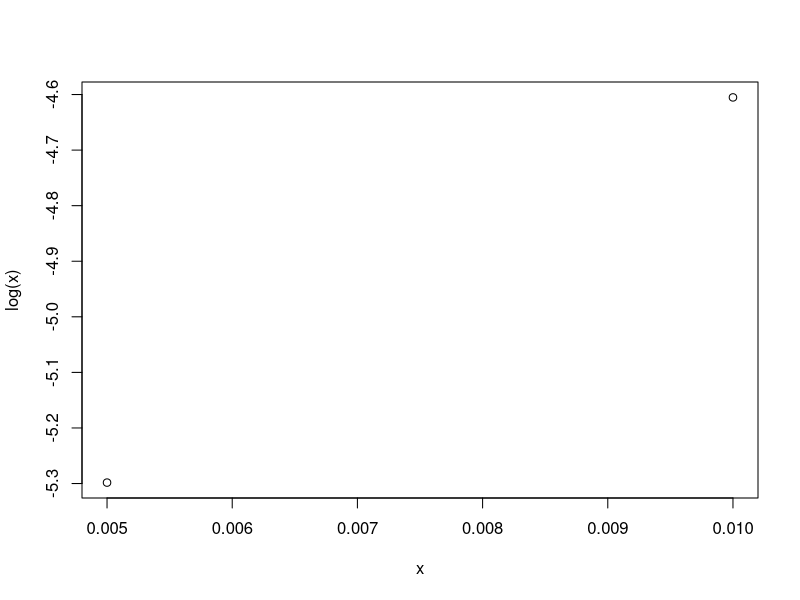
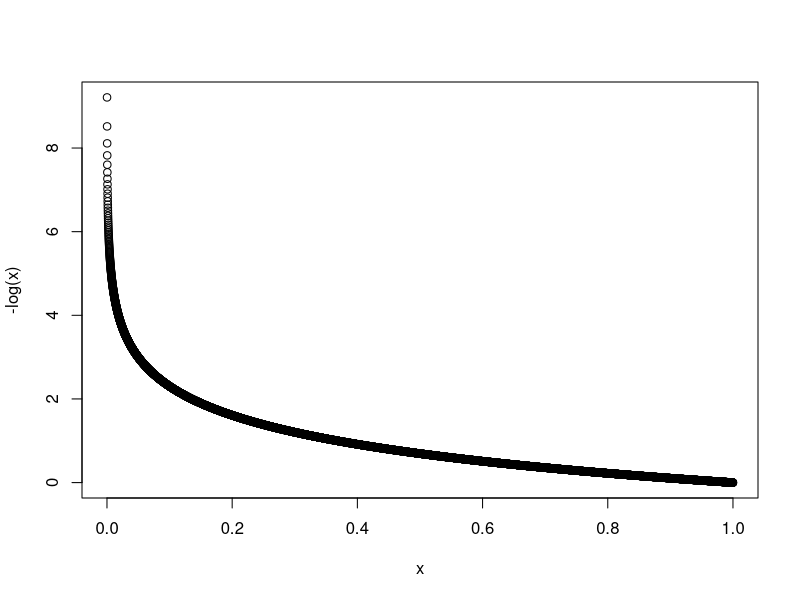
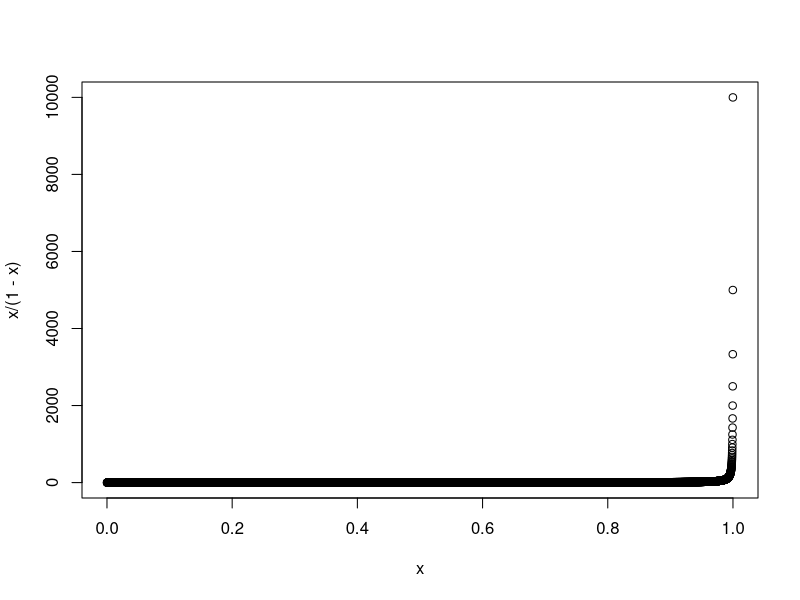
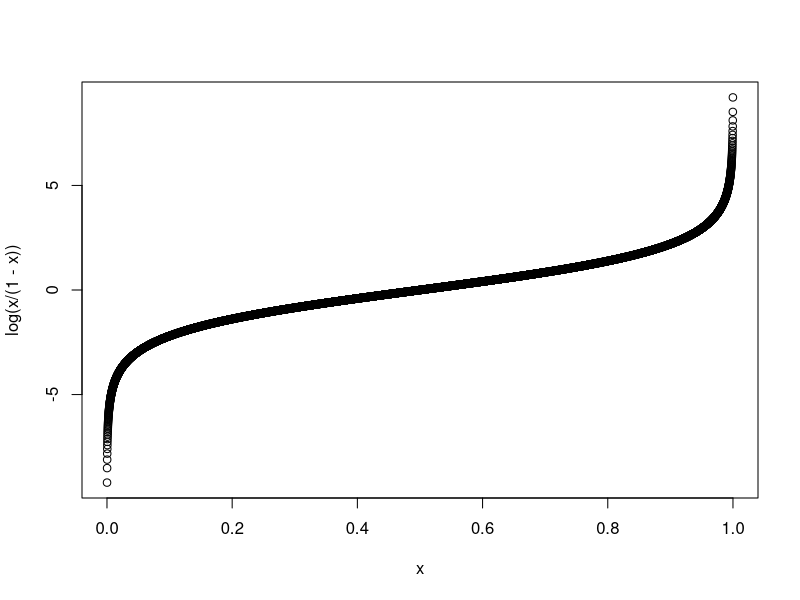

R code for these plots, in order:
## ---- chunk 1
x <- c(1:2)/200
plot(x, log(x))
## ---- chunk 2
x <- c(1:10000)/10000
plot(x, -log(x))
## ---- chunk 3
odds = 0.2/0.8
odds
## ---- chunk 4
x <- c(1:10000)/10000
plot(x, x/(1-x))
plot(x, log(x/(1-x)))
